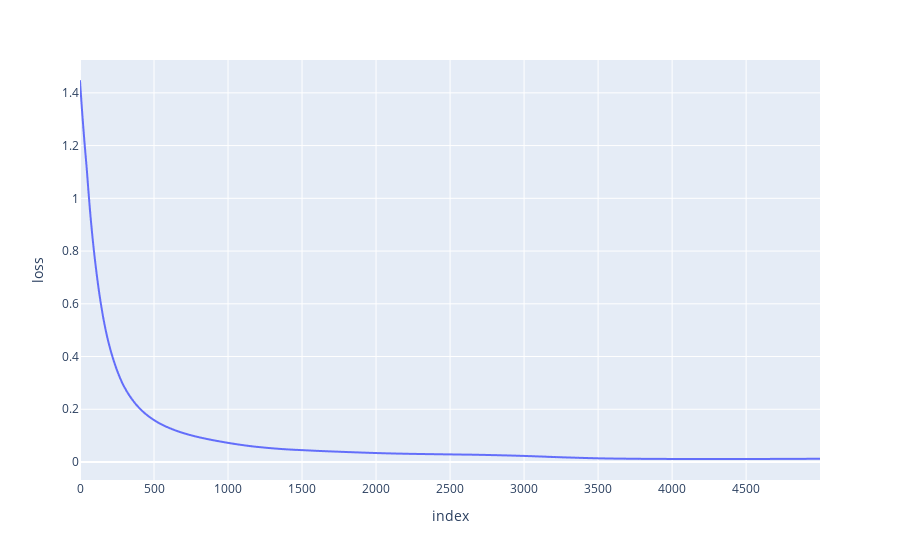
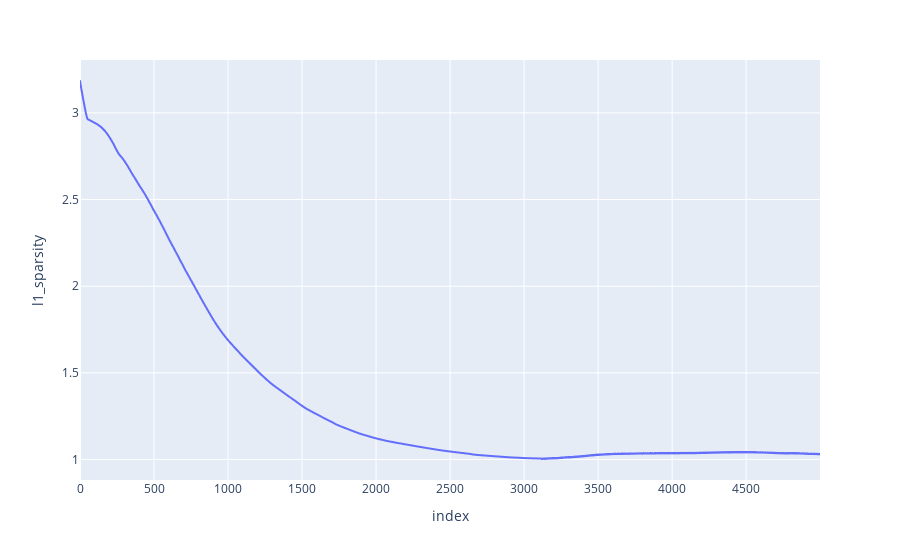
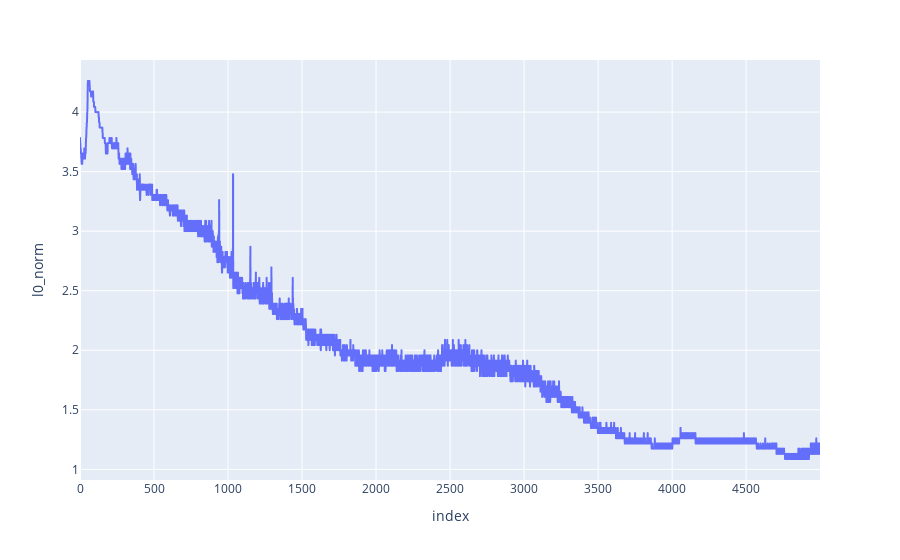

Here is the notebook cell these charts were saved with, in order:
### Code cell
m_sae.plot_losses()

### Figure 1 — Plotly figure (JSON) as saved in the notebook; plotly's stock layout.template omitted (floating-point values rounded to 4 significant figures; data arrays with more than 128 entries replaced by an {"elided": "..."} marker saying what was removed)
{"data": [{"hovertemplate": "index=%{x}<br>loss=%{y}<extra></extra>", "legendgroup": "", "line": {"color": "#636efa", "dash": "solid"}, "marker": {"symbol": "circle"}, "mode": "lines", "name": "", "showlegend": false, "type": "scattergl", "x": {"elided": "5000 int values"}, "xaxis": "x", "y": {"elided": "5000 float values"}, "yaxis": "y"}], "layout": {"legend": {"tracegroupgap": 0}, "margin": {"t": 60}, "xaxis": {"anchor": "y", "domain": [0, 1], "title": {"text": "index"}}, "yaxis": {"anchor": "x", "domain": [0, 1], "title": {"text": "loss"}}}}

### Figure 2 — Plotly figure (JSON) as saved in the notebook; plotly's stock layout.template omitted (floating-point values rounded to 4 significant figures; data arrays with more than 128 entries replaced by an {"elided": "..."} marker saying what was removed)
{"data": [{"hovertemplate": "index=%{x}<br>l1_sparsity=%{y}<extra></extra>", "legendgroup": "", "line": {"color": "#636efa", "dash": "solid"}, "marker": {"symbol": "circle"}, "mode": "lines", "name": "", "showlegend": false, "type": "scattergl", "x": {"elided": "5000 int values"}, "xaxis": "x", "y": {"elided": "5000 float values"}, "yaxis": "y"}], "layout": {"legend": {"tracegroupgap": 0}, "margin": {"t": 60}, "xaxis": {"anchor": "y", "domain": [0, 1], "title": {"text": "index"}}, "yaxis": {"anchor": "x", "domain": [0, 1], "title": {"text": "l1_sparsity"}}}}

### Figure 3 — Plotly figure (JSON) as saved in the notebook; plotly's stock layout.template omitted (floating-point values rounded to 4 significant figures; data arrays with more than 128 entries replaced by an {"elided": "..."} marker saying what was removed)
{"data": [{"hovertemplate": "index=%{x}<br>l0_norm=%{y}<extra></extra>", "legendgroup": "", "line": {"color": "#636efa", "dash": "solid"}, "marker": {"symbol": "circle"}, "mode": "lines", "name": "", "showlegend": false, "type": "scattergl", "x": {"elided": "5000 int values"}, "xaxis": "x", "y": {"elided": "5000 float values"}, "yaxis": "y"}], "layout": {"legend": {"tracegroupgap": 0}, "margin": {"t": 60}, "xaxis": {"anchor": "y", "domain": [0, 1], "title": {"text": "index"}}, "yaxis": {"anchor": "x", "domain": [0, 1], "title": {"text": "l0_norm"}}}}
